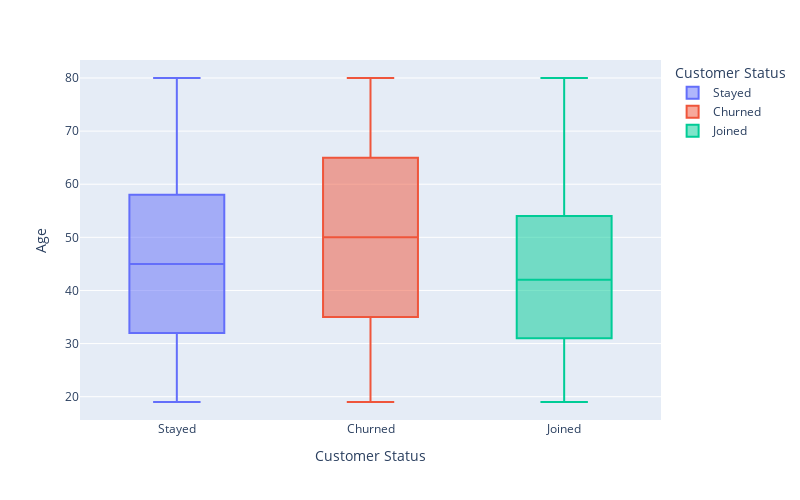

The notebook cell this image was saved under:
### Code cell
# Age vs Churn
px.box(
    df, 
    x="Customer Status", 
    y="Age", 
    color="Customer Status",
    width=800,
    height=500
)

### Figure 1 — Plotly figure (JSON) as saved in the notebook; plotly's stock layout.template omitted (floating-point values rounded to 4 significant figures; data arrays with more than 128 entries replaced by an {"elided": "..."} marker saying what was removed)
{"data": [{"alignmentgroup": "True", "hovertemplate": "Customer Status=%{x}<br>Age=%{y}<extra></extra>", "legendgroup": "Stayed", "marker": {"color": "#636efa"}, "name": "Stayed", "notched": false, "offsetgroup": "Stayed", "orientation": "v", "showlegend": true, "type": "box", "x": {"elided": "4611 str values"}, "x0": " ", "xaxis": "x", "y": {"elided": "4611 int values"}, "y0": " ", "yaxis": "y"}, {"alignmentgroup": "True", "hovertemplate": "Customer Status=%{x}<br>Age=%{y}<extra></extra>", "legendgroup": "Churned", "marker": {"color": "#EF553B"}, "name": "Churned", "notched": false, "offsetgroup": "Churned", "orientation": "v", "showlegend": true, "type": "box", "x": {"elided": "1855 str values"}, "x0": " ", "xaxis": "x", "y": {"elided": "1855 int values"}, "y0": " ", "yaxis": "y"}, {"alignmentgroup": "True", "hovertemplate": "Customer Status=%{x}<br>Age=%{y}<extra></extra>", "legendgroup": "Joined", "marker": {"color": "#00cc96"}, "name": "Joined", "notched": false, "offsetgroup": "Joined", "orientation": "v", "showlegend": true, "type": "box", "x": {"elided": "454 str values"}, "x0": " ", "xaxis": "x", "y": {"elided": "454 int values"}, "y0": " ", "yaxis": "y"}], "layout": {"boxmode": "overlay", "height": 500, "legend": {"title": {"text": "Customer Status"}, "tracegroupgap": 0}, "margin": {"t": 60}, "width": 800, "xaxis": {"anchor": "y", "categoryarray": ["Stayed", "Churned", "Joined"], "categoryorder": "array", "domain": [0, 1], "title": {"text": "Customer Status"}}, "yaxis": {"anchor": "x", "domain": [0, 1], "title": {"text": "Age"}}}}
